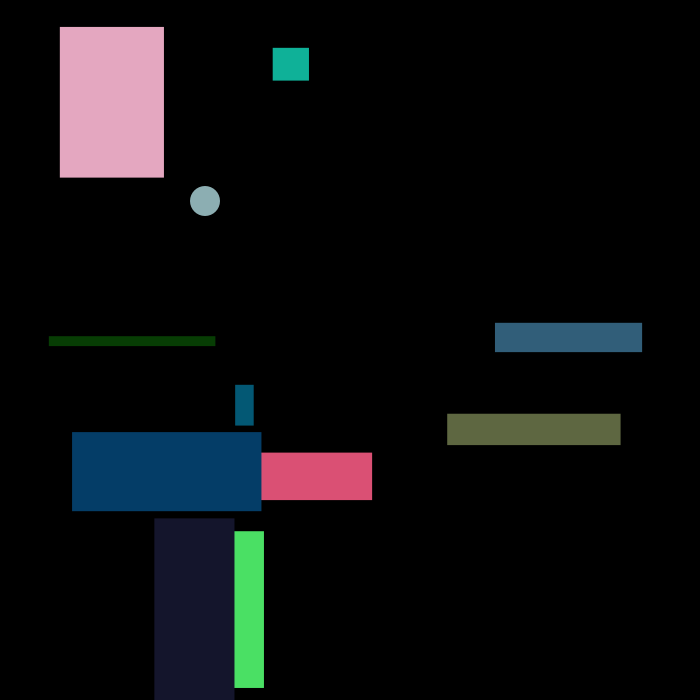
Frame 1 (no input)
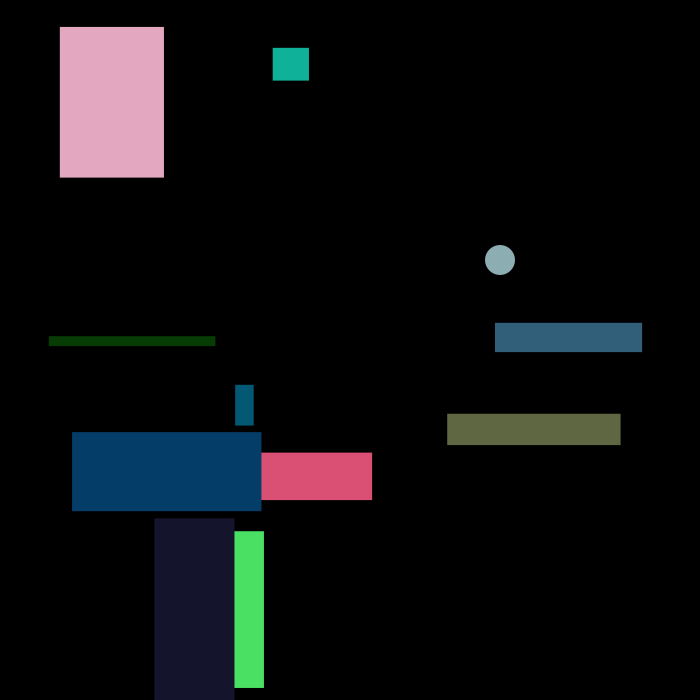
Frame 60 (the mouse pressed at the canvas centre just before this capture)
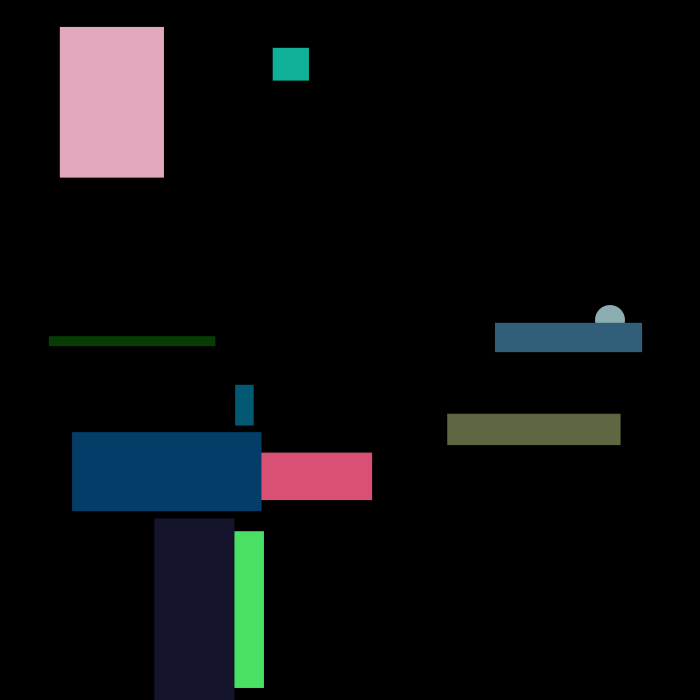
Frame 120 (the mouse held since frame 60 and released just before this capture)

The Processing sketch that drew these frames (run headless with seeded random() and noise(); from frame 60 on, the mouse is pressed at the canvas centre):

// Processing sketch: processing_183221
// ── processing_183221.pde

Ball b;
ArrayList<Rectangle> rectangles = new ArrayList<Rectangle>();

void setup()
{
  size(700,700);
  b = new Ball(200,200,5,1);
  for (int i = 0; i < 10; i++)
  {
    rectangles.add(new Rectangle(random(height), random(width)));
  }
  println(rectangles.size());
}

void draw()
{
  background(0);
  b.drawBall();
  for (int i = 0; i < rectangles.size(); i++)
  {
    Rectangle r = rectangles.get(i);
    r.update();
  }
}

class Ball
{
  float xpos;
  float ypos;
  float xvel;
  float yvel;
  float s;
  
  Ball(float x, float y, float xv, float yv)
  {
    xpos = x;
    ypos = y;
    xvel = xv;
    yvel = yv;
    s = 30;
  }
  void drawBall()
  {
    xpos += xvel;
    ypos += yvel;
    
    if ((xpos < 0) || (xpos > width))  xvel *= -1;
    if ((ypos < 0) || (ypos > height))  yvel *= -1;
    
    fill(#8CAEB2);
    noStroke();
    ellipse(xpos,ypos,s,s);
  }
}
  
class Rectangle
{
  float posx;
  float posy;
  float w;
  float h;
  color c;
  
  Rectangle(float x, float y)
  {
    posy = x;
    posx = y;
    w = random(200);
    h = random(200);
    c = color(random(255),random(255),random(255));
  }
  
  void update()
  { 
    fill(c);
    noStroke();
    rect(posx,posy,w,h);
  }
}
